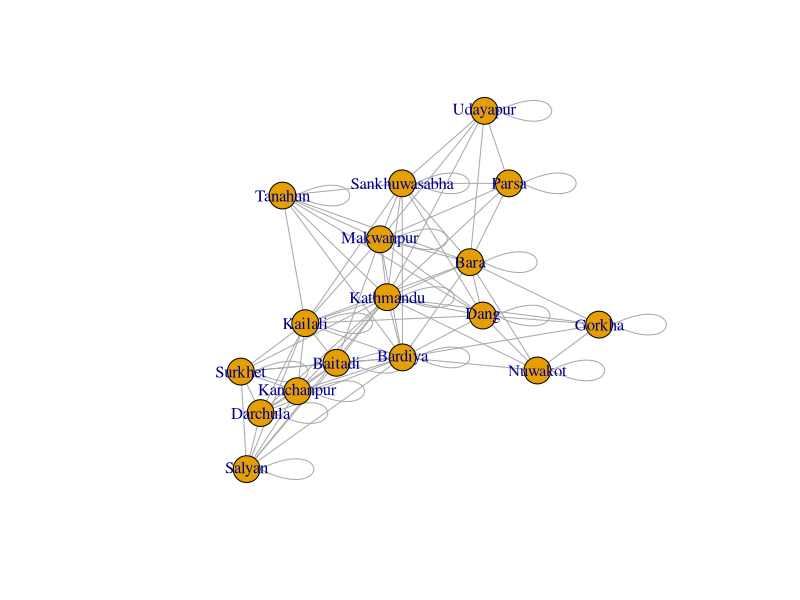

Write the R code that produced this figure. (Note: this script raises an error after producing the figure.)
library(igraph)

getwd()
setwd("/home/akkal/RProject/NEW_R/")
Data <- read.table("Tiger.csv", header = TRUE, sep = ",", stringsAsFactors = FALSE)

library(dplyr)

Q <- with(Data, table(Year, arrest_district))
links2 <- crossprod(Q, Q) #make adjacency matrix from table csv
links2 <- as.matrix(links2)

#Network simple
ig <- graph.adjacency(links2, mode="undirected", weighted=TRUE )
plot(ig)
a <- subset(ig, ig$weight > 3)
aa <- ig[ig > 5]

#Network Edge weight
E(ig)$width <- E(ig)$weight/5
plot(ig) 

#change arrow size and ege color:
E(ig)$arrow.size <- 15
E(ig)$edge.color <- "gray80"
E(ig)$w <-  E(ig)$weight>=5
plot(ig) 


#plot with Color
plot(ig, edge.color="blue", vertex.color="gray50") 

# circular plot
l <- layout_in_circle(ig)
plot(ig, layout=l, edge.color="blue", vertex.label.cex = 0.7, vertex.color="gray50", edge.label=round(E(ig)$weight>=5))



plot(ig, vertex.color = 'lightblue', vertex.size=1, edge.color="darkgreen", edge.label=round(E(ig)$weight>=5),
     vertex.label.font=5, edge.label.font =5, edge.label.cex = 1, layout = l,
     vertex.label.cex = 0.5)



legend(x=1.1, y=1.1, c("Tiger Data"), pch=10,
       col="#777777", pt.bg=colrs, pt.cex=12.5, bty="n", ncol=1)
